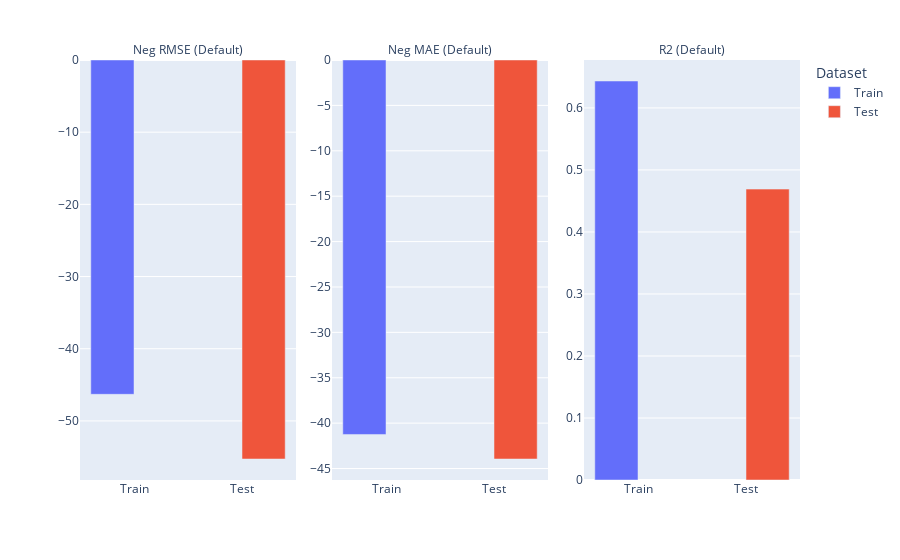

Notebook code for this chart:
### Markdown cell above
## Run performance report on regression

### Code cell
check = PerformanceReport()
check.run(train_ds, test_ds, clf)

### Figure 1 — Plotly figure (JSON) as saved in the notebook; plotly's stock layout.template omitted (floating-point values rounded to 4 significant figures)
{"data": [{"alignmentgroup": "True", "customdata": [[296]], "hovertemplate": "Dataset=%{x}<br>Metric=Neg RMSE (Default)<br>Value=%{y}<br>Number of samples=%{customdata[0]}<extra></extra>", "legendgroup": "Train", "marker": {"color": "#636efa", "pattern": {"shape": ""}}, "name": "Train", "offsetgroup": "Train", "orientation": "v", "showlegend": true, "textposition": "auto", "type": "bar", "x": ["Train"], "xaxis": "x", "y": [-46.32], "yaxis": "y"}, {"alignmentgroup": "True", "customdata": [[296]], "hovertemplate": "Dataset=%{x}<br>Metric=Neg MAE (Default)<br>Value=%{y}<br>Number of samples=%{customdata[0]}<extra></extra>", "legendgroup": "Train", "marker": {"color": "#636efa", "pattern": {"shape": ""}}, "name": "Train", "offsetgroup": "Train", "orientation": "v", "showlegend": false, "textposition": "auto", "type": "bar", "x": ["Train"], "xaxis": "x2", "y": [-41.25], "yaxis": "y2"}, {"alignmentgroup": "True", "customdata": [[296]], "hovertemplate": "Dataset=%{x}<br>Metric=R2 (Default)<br>Value=%{y}<br>Number of samples=%{customdata[0]}<extra></extra>", "legendgroup": "Train", "marker": {"color": "#636efa", "pattern": {"shape": ""}}, "name": "Train", "offsetgroup": "Train", "orientation": "v", "showlegend": false, "textposition": "auto", "type": "bar", "x": ["Train"], "xaxis": "x3", "y": [0.6434], "yaxis": "y3"}, {"alignmentgroup": "True", "customdata": [[146]], "hovertemplate": "Dataset=%{x}<br>Metric=Neg RMSE (Default)<br>Value=%{y}<br>Number of samples=%{customdata[0]}<extra></extra>", "legendgroup": "Test", "marker": {"color": "#EF553B", "pattern": {"shape": ""}}, "name": "Test", "offsetgroup": "Test", "orientation": "v", "showlegend": true, "textposition": "auto", "type": "bar", "x": ["Test"], "xaxis": "x", "y": [-55.28], "yaxis": "y"}, {"alignmentgroup": "True", "customdata": [[146]], "hovertemplate": "Dataset=%{x}<br>Metric=Neg MAE (Default)<br>Value=%{y}<br>Number of samples=%{customdata[0]}<extra></extra>", "legendgroup": "Test", "marker": {"color": "#EF553B", "pattern": {"shape": ""}}, "name": "Test", "offsetgroup": "Test", "orientation": "v", "showlegend": false, "textposition": "auto", "type": "bar", "x": ["Test"], "xaxis": "x2", "y": [-43.95], "yaxis": "y2"}, {"alignmentgroup": "True", "customdata": [[146]], "hovertemplate": "Dataset=%{x}<br>Metric=R2 (Default)<br>Value=%{y}<br>Number of samples=%{customdata[0]}<extra></extra>", "legendgroup": "Test", "marker": {"color": "#EF553B", "pattern": {"shape": ""}}, "name": "Test", "offsetgroup": "Test", "orientation": "v", "showlegend": false, "textposition": "auto", "type": "bar", "x": ["Test"], "xaxis": "x3", "y": [0.4691], "yaxis": "y3"}], "layout": {"annotations": [{"font": {}, "showarrow": false, "text": "Neg RMSE (Default)", "x": 0.15, "xanchor": "center", "xref": "paper", "y": 1, "yanchor": "bottom", "yref": "paper"}, {"font": {}, "showarrow": false, "text": "Neg MAE (Default)", "x": 0.5, "xanchor": "center", "xref": "paper", "y": 1, "yanchor": "bottom", "yref": "paper"}, {"font": {}, "showarrow": false, "text": "R2 (Default)", "x": 0.85, "xanchor": "center", "xref": "paper", "y": 1, "yanchor": "bottom", "yref": "paper"}], "barmode": "group", "legend": {"title": {"text": "Dataset"}, "tracegroupgap": 0}, "margin": {"t": 60}, "xaxis": {"anchor": "y", "categoryarray": ["Train", "Test"], "categoryorder": "array", "domain": [0, 0.3], "title": {}, "type": "category"}, "xaxis2": {"anchor": "y2", "categoryarray": ["Train", "Test"], "categoryorder": "array", "domain": [0.35, 0.65], "matches": "x", "title": {}, "type": "category"}, "xaxis3": {"anchor": "y3", "categoryarray": ["Train", "Test"], "categoryorder": "array", "domain": [0.7, 1], "matches": "x", "title": {}, "type": "category"}, "yaxis": {"anchor": "x", "domain": [0, 1], "showticklabels": true, "title": {}}, "yaxis2": {"anchor": "x2", "domain": [0, 1], "showticklabels": true, "title": {}}, "yaxis3": {"anchor": "x3", "domain": [0, 1], "showticklabels": true, "title": {}}}}
